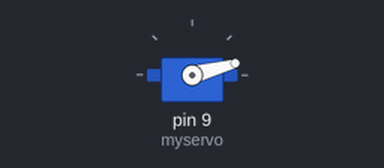
Simulated run of this sketch. Board: Arduino Uno, built with avr-gcc and run on an emulated ATmega328P. Parts: servo.

Above: at 0.05 s.
At 0.75 s:
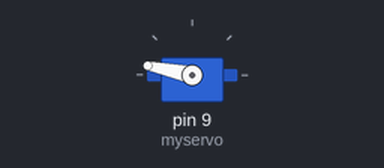
At 1.45 s:
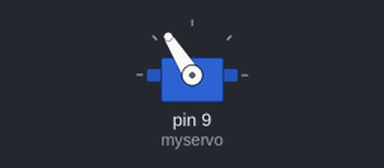
At 2.85 s:
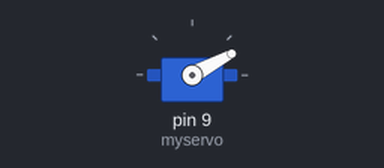
Timing chart, 0 to 7.6 s (numbered marks = the images above):
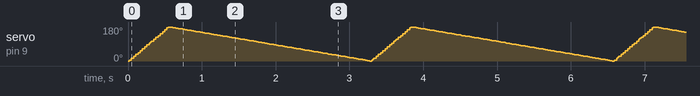

The sketch:

servo.ino
```cpp
//Servo is a motor that spins max of 180 degrees, it requires three inputs power, ground and operation which turns it.
//Brown = Ground
//Red = Power
//Orange = Opt
#include <Servo.h>

//Servo is a seprate object that needs to be defined
Servo myservo;  // create servo object to control a servo
// twelve servo objects can be created on most boards

int pos = 0;    // variable to store the servo position

void setup() {
  Serial.begin(9600); //Sets that bandwith of data sent to the servo, 9600 is bpd bits per second
  myservo.attach(9);  // attaches the servo on pin 9 to the servo object
}

void loop() {
  for (pos = 0; pos <= 180; pos += 5) { // goes from 0 degrees to 180 degrees
    // in steps of 5 degree
    myservo.write(pos);              // tell servo to go to position in variable 'pos'
    delay(15);                       // waits 15ms for the servo to reach the position
  }
  for (pos = 180; pos >= 0; pos -= 1) { // goes from 180 degrees to 0 degrees
    myservo.write(pos);              // tell servo to go to position in variable 'pos'
    delay(15);                       // waits 15ms for the servo to reach the position
  }

}
```
